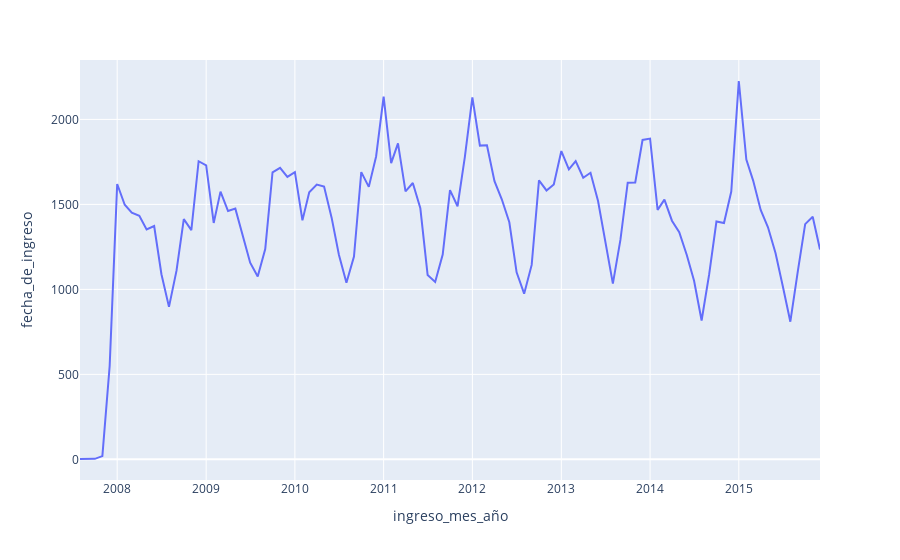

Notebook source saved alongside this figure:
### Code cell
px.line(df.groupby('ingreso_mes_año').count().reset_index().sort_values('ingreso_mes_año'),x='ingreso_mes_año',y='fecha_de_ingreso')
